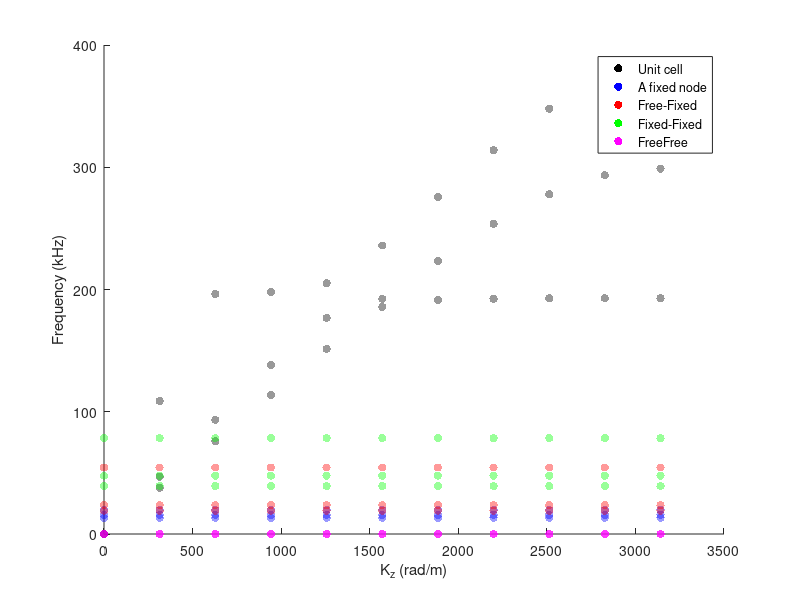

This figure's MATLAB source:
clc
clear all
close all

FixedNode = [0.0000	13270
0.0000	15630
0.0000	19695
314.16	13270
314.16	15630
314.16	19695
628.32	13270
628.32	15630
628.32	19695
942.48	13270
942.48	15630
942.48	19695
1256.6	13270
1256.6	15630
1256.6	19695
1570.8	13270
1570.8	15630
1570.8	19695
1885.0	13270
1885.0	15630
1885.0	19695
2199.1	13270
2199.1	15630
2199.1	19695
2513.3	13270
2513.3	15630
2513.3	19695
2827.4	13270
2827.4	15630
2827.4	19695
3141.6	13270
3141.6	15630
3141.6	19695
];

FreeFix=[0.0000	19131
0.0000	23617
0.0000	54407
314.16	19131
314.16	23617
314.16	54407
628.32	19131
628.32	23617
628.32	54407
942.48	19131
942.48	23617
942.48	54407
1256.6	19131
1256.6	23617
1256.6	54407
1570.8	19131
1570.8	23617
1570.8	54407
1885.0	19131
1885.0	23617
1885.0	54407
2199.1	19131
2199.1	23617
2199.1	54407
2513.3	19131
2513.3	23617
2513.3	54407
2827.4	19131
2827.4	23617
2827.4	54407
3141.6	19131
3141.6	23617
3141.6	54407
];

fixfix=[0.0000	39238
0.0000	47766
0.0000	78446
314.16	39238
314.16	47766
314.16	78446
628.32	39238
628.32	47766
628.32	78446
942.48	39238
942.48	47766
942.48	78446
1256.6	39238
1256.6	47766
1256.6	78446
1570.8	39238
1570.8	47766
1570.8	78446
1885.0	39238
1885.0	47766
1885.0	78446
2199.1	39238
2199.1	47766
2199.1	78446
2513.3	39238
2513.3	47766
2513.3	78446
2827.4	39238
2827.4	47766
2827.4	78446
3141.6	39238
3141.6	47766
3141.6	78446
];

freefree=[0.0000	0.12265i
0.0000	0.84081i
0.0000	0.46714
314.16	-0.83957i
314.16	0.018692i
314.16	0.44011
628.32	0.013294i
628.32	0.83929i
628.32	0.44046
942.48	-0.83945i
942.48	0.013806i
942.48	0.44029
1256.6	0.013087i
1256.6	0.83927i
1256.6	0.44058
1570.8	0.83907i
1570.8	0.016932
1570.8	0.44109
1885.0	0.83928i
1885.0	0.019189
1885.0	0.44068
2199.1	0.83935i
2199.1	0.011720
2199.1	0.44053
2513.3	0.83915i
2513.3	0.017652
2513.3	0.44076
2827.4	0.014694i
2827.4	0.83935i
2827.4	0.44062
3141.6	0.83918i
3141.6	0.012484
3141.6	0.44105];

unitcell=[0.0000	0.33343i
0.0000	0.46988i
0.0000	0.56727i
314.16	37832	
314.16	46932	
314.16	1.0880E5
628.32	75787	
628.32	93375	
628.32	1.9637E5
942.48	1.1380E5
942.48	1.3837E5
942.48	1.9790E5
1256.6	1.5142E5
1256.6	1.7677E5
1256.6	2.0514E5
1570.8	1.8578E5
1570.8	1.9238E5
1570.8	2.3599E5
1885.0	1.9151E5
1885.0	2.2331E5
1885.0	2.7580E5
2199.1	1.9236E5
2199.1	2.5366E5
2199.1	3.1403E5
2513.3	1.9270E5
2513.3	2.7788E5
2513.3	3.4790E5
2827.4	1.9285E5
2827.4	2.9349E5
2827.4	3.7363E5
3141.6	1.9290E5
3141.6	2.9885E5
3141.6	3.8403E5
];

scatter(unitcell(:,1),unitcell(:,2)./10^3, 'o', 'MarkerFaceColor', 'k', 'MarkerEdgeColor', 'none', 'MarkerFaceAlpha', 0.4)
hold on
scatter(FixedNode(:,1),FixedNode(:,2)./10^3, 'o', 'MarkerFaceColor', 'b', 'MarkerEdgeColor', 'none', 'MarkerFaceAlpha', 0.4)
scatter(FreeFix(:,1),FreeFix(:,2)./10^3, 'o', 'MarkerFaceColor', 'r', 'MarkerEdgeColor', 'none', 'MarkerFaceAlpha', 0.4)
scatter(fixfix(:,1),fixfix(:,2)./10^3, 'o', 'MarkerFaceColor', 'g', 'MarkerEdgeColor', 'none', 'MarkerFaceAlpha', 0.4)
scatter(freefree(:,1),freefree(:,2)./10^3, 'o', 'MarkerFaceColor', 'm', 'MarkerEdgeColor', 'none', 'MarkerFaceAlpha', 0.4)

xlabel('K_z (rad/m)')
ylabel('Frequency (kHz)')
legend('Unit cell', 'A fixed node', 'Free-Fixed', 'Fixed-Fixed', 'FreeFree')